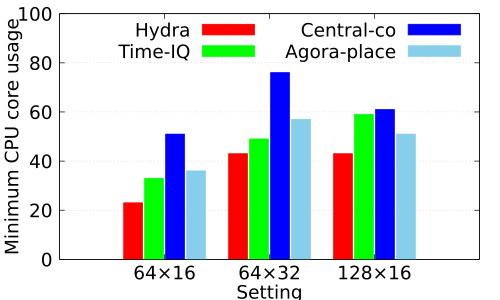

The script that saved this image:
set terminal pdfcairo
set output 'fig_core_setting.pdf'
set style line 1 \
	linecolor rgb '#a00000' \
	linetype 1 linewidth 2
set style line 2 \
	linecolor rgb '#00a000' \
	linetype 2 linewidth 2
set style line 3 \
	linecolor rgb '#0000a0' \
	linetype 3 linewidth 2
set style line 4 \
	linecolor rgb '#a0a000' \
	linetype 4 linewidth 2
set style line 5 \
	linecolor rgb '#a000a0' \
	linetype 5 linewidth 2
set style line 6 \
	linecolor rgb '#00a0a0' \
	linetype 6 linewidth 2
# set xr [-0.2:3]
# set yr [-4:110]

red = "#FF0000"; green = "#00FF00"; blue = "#0000FF"; skyblue = "#87CEEB";
set yrange [0:100]
set style data histogram
set style histogram cluster gap 1
set style fill solid
set boxwidth 0.9
set xtics format ""
set grid ytics

set xtics font ', 20'
set ytics font ', 20'
set xlabel 'Setting' font 'Times-Roman,20'
set ylabel 'Minimum CPU core usage' font 'Times-Roman,20'
set key top right font 'Times-Roman,20' maxrows 2
# set key off
# set grid xtics ytics mxtics mytics
# set mxtics 1
# set mytics 1
plot 'fig_core_setting.txt' using 2:xtic(1) title "Hydra" linecolor rgb red, \
	'fig_core_setting.txt' using 3 title "Time-IQ" linecolor rgb green, \
	'fig_core_setting.txt' using 4 title "Central-co" linecolor rgb blue, \
	'fig_core_setting.txt' using 5 title "Agora-place" linecolor rgb skyblue
